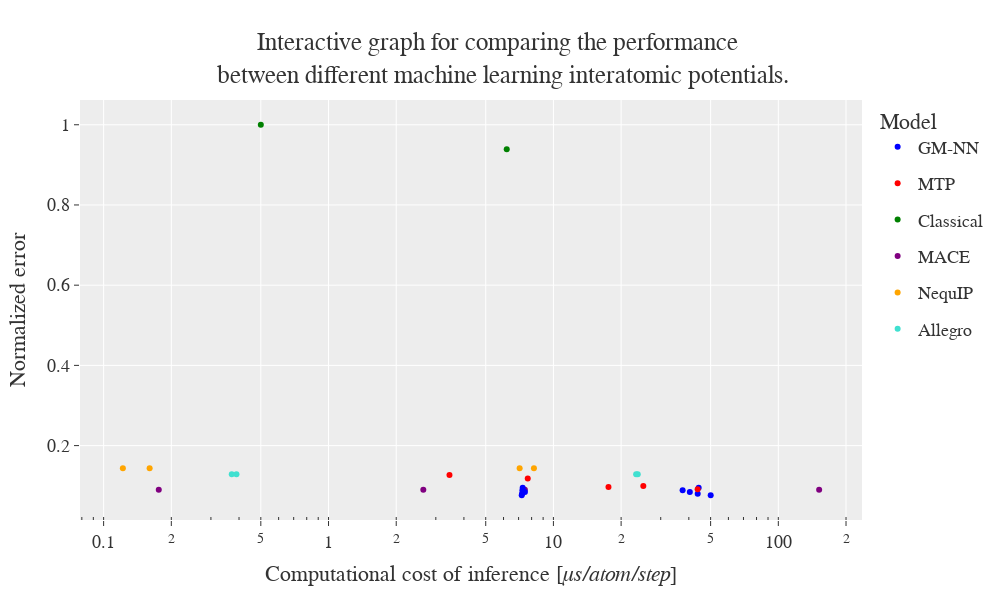

This figure's notebook cell:
### Code cell
fig = buildPlot(df)
fig.show()

### Figure 1 — Plotly figure (JSON) as saved in the notebook; plotly's stock layout.template omitted (floating-point values rounded to 4 significant figures)
{"data": [{"hovertemplate": "%{text}<br>Computational cost: %{x} μs<br>Normalized error: %{y}", "legendgroup": "GM-NN", "marker": {"color": ["blue", "blue", "blue", "blue", "blue"]}, "mode": "markers", "name": "GM-NN", "text": ["593-512-512-1<br>Engine: LAMMPS-CPU", "593-128-128-1<br>Engine: LAMMPS-CPU", "593-32-32-1<br>Engine: LAMMPS-CPU", "360-512-512-1<br>Engine: LAMMPS-CPU", "910-512-512-1<br>Engine: LAMMPS-CPU"], "type": "scatter", "x": [43.81, 40.42, 37.54, 44.25, 50.04], "y": [0.07977, 0.0845, 0.08864, 0.09512, 0.07621]}, {"hovertemplate": "%{text}<br>Computational cost: %{x} μs<br>Normalized error: %{y}", "legendgroup": "MTP", "marker": {"color": ["red", "red", "red", "red", "red"]}, "mode": "markers", "name": "MTP", "text": ["lev16<br>Engine: LAMMPS-CPU", "lev20<br>Engine: LAMMPS-CPU", "lev24<br>Engine: LAMMPS-CPU", "lev26<br>Engine: LAMMPS-CPU", "lev28<br>Engine: LAMMPS-CPU"], "type": "scatter", "x": [3.45, 7.69, 17.57, 25.1, 43.78], "y": [0.127, 0.1182, 0.09703, 0.09907, 0.09132]}, {"hovertemplate": "%{text}<br>Computational cost: %{x} μs<br>Normalized error: %{y}", "legendgroup": "Classical", "marker": {"color": ["green", "green"]}, "mode": "markers", "name": "Classical", "text": [" EAM<br>Engine: LAMMPS-CPU", " MEAM<br>Engine: LAMMPS-CPU"], "type": "scatter", "x": [0.5, 6.2], "y": [1, 0.939]}, {"hovertemplate": "%{text}<br>Computational cost: %{x} μs<br>Normalized error: %{y}", "legendgroup": "MACE", "marker": {"color": ["purple"]}, "mode": "markers", "name": "MACE", "text": ["Standard<br>Engine: LAMMPS-CPU"], "type": "scatter", "x": [151.9], "y": [0.08998]}, {"hovertemplate": "%{text}<br>Computational cost: %{x} μs<br>Normalized error: %{y}", "legendgroup": "NequIP", "marker": {"color": ["orange"]}, "mode": "markers", "name": "NequIP", "text": ["Standard<br>Engine: LAMMPS-CPU"], "type": "scatter", "x": [7.077], "y": [0.1434]}, {"hovertemplate": "%{text}<br>Computational cost: %{x} μs<br>Normalized error: %{y}", "legendgroup": "Allegro", "marker": {"color": ["turquoise"]}, "mode": "markers", "name": "Allegro", "text": ["Standard<br>Engine: LAMMPS-CPU"], "type": "scatter", "x": [23.32], "y": [0.1285]}, {"hovertemplate": "%{text}<br>Computational cost: %{x} μs<br>Normalized error: %{y}", "legendgroup": "MACE", "marker": {"color": ["purple"]}, "mode": "markers", "name": "MACE", "showlegend": false, "text": ["Standard<br>Engine: ASE-CPU"], "type": "scatter", "x": [7.465], "y": [0.08998]}, {"hovertemplate": "%{text}<br>Computational cost: %{x} μs<br>Normalized error: %{y}", "legendgroup": "NequIP", "marker": {"color": ["orange"]}, "mode": "markers", "name": "NequIP", "showlegend": false, "text": ["Standard<br>Engine: ASE-CPU"], "type": "scatter", "x": [8.191], "y": [0.1434]}, {"hovertemplate": "%{text}<br>Computational cost: %{x} μs<br>Normalized error: %{y}", "legendgroup": "Allegro", "marker": {"color": ["turquoise"]}, "mode": "markers", "name": "Allegro", "showlegend": false, "text": ["Standard<br>Engine: ASE-CPU"], "type": "scatter", "x": [23.71], "y": [0.1285]}, {"hovertemplate": "%{text}<br>Computational cost: %{x} μs<br>Normalized error: %{y}", "legendgroup": "GM-NN", "marker": {"color": ["blue", "blue", "blue", "blue", "blue"]}, "mode": "markers", "name": "GM-NN", "showlegend": false, "text": ["593-512-512-1<br>Engine: LAMMPS-GPU", "593-128-128-1<br>Engine: LAMMPS-GPU", "593-32-32-1<br>Engine: LAMMPS-GPU", "360-512-512-1<br>Engine: LAMMPS-GPU", "910-512-512-1<br>Engine: LAMMPS-GPU"], "type": "scatter", "x": [7.25, 7.47, 7.28, 7.3, 7.23], "y": [0.07977, 0.0845, 0.08864, 0.09512, 0.07621]}, {"hovertemplate": "%{text}<br>Computational cost: %{x} μs<br>Normalized error: %{y}", "legendgroup": "MACE", "marker": {"color": ["purple"]}, "mode": "markers", "name": "MACE", "showlegend": false, "text": ["Standard<br>Engine: LAMMPS-GPU"], "type": "scatter", "x": [2.639], "y": [0.08998]}, {"hovertemplate": "%{text}<br>Computational cost: %{x} μs<br>Normalized error: %{y}", "legendgroup": "NequIP", "marker": {"color": ["orange"]}, "mode": "markers", "name": "NequIP", "showlegend": false, "text": ["Standard<br>Engine: LAMMPS-GPU"], "type": "scatter", "x": [0.1218], "y": [0.1434]}, {"hovertemplate": "%{text}<br>Computational cost: %{x} μs<br>Normalized error: %{y}", "legendgroup": "Allegro", "marker": {"color": ["turquoise"]}, "mode": "markers", "name": "Allegro", "showlegend": false, "text": ["Standard<br>Engine: LAMMPS-GPU"], "type": "scatter", "x": [0.3713], "y": [0.1285]}, {"hovertemplate": "%{text}<br>Computational cost: %{x} μs<br>Normalized error: %{y}", "legendgroup": "MACE", "marker": {"color": ["purple"]}, "mode": "markers", "name": "MACE", "showlegend": false, "text": ["Standard<br>Engine: ASE-GPU"], "type": "scatter", "x": [0.1759], "y": [0.08998]}, {"hovertemplate": "%{text}<br>Computational cost: %{x} μs<br>Normalized error: %{y}", "legendgroup": "NequIP", "marker": {"color": ["orange"]}, "mode": "markers", "name": "NequIP", "showlegend": false, "text": ["Standard<br>Engine: ASE-GPU"], "type": "scatter", "x": [0.1602], "y": [0.1434]}, {"hovertemplate": "%{text}<br>Computational cost: %{x} μs<br>Normalized error: %{y}", "legendgroup": "Allegro", "marker": {"color": ["turquoise"]}, "mode": "markers", "name": "Allegro", "showlegend": false, "text": ["Standard<br>Engine: ASE-GPU"], "type": "scatter", "x": [0.3896], "y": [0.1285]}], "layout": {"font": {"family": "Serif", "size": 18}, "height": 600, "legend": {"title": {"text": "Model"}}, "title": {"text": "Interactive graph for comparing the performance <br> between different machine learning interatomic potentials."}, "width": 1000, "xaxis": {"minor": {"ticks": "inside"}, "title": {"text": "Computational cost of inference [<i>μs/atom/step</i>]"}, "type": "log"}, "yaxis": {"title": {"text": "Normalized error"}}}}
